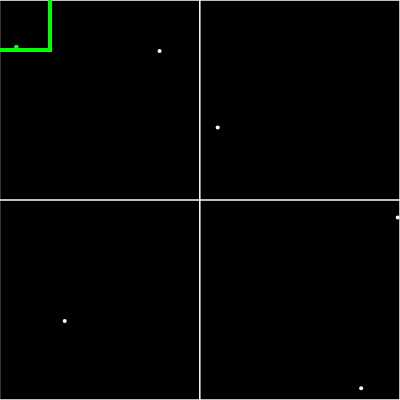
Frame 1 (no input)
Frame 60 (no input): identical to frame 1, image omitted
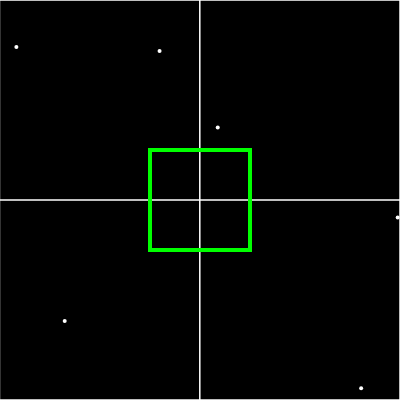
Frame 120 (the mouse pressed at the canvas centre since frame 60)

The p5.js sketch that drew these frames (run headless with seeded random() and noise() and a simulated clock; from frame 60 on, the mouse is pressed at the canvas centre):

// p5.js sketch
// ── sketch.js
let qt;
let count = 0;

function setup () {
createCanvas (400 ,400) ;

// centre point and half of width and height
let boundary = new Rectangle (200 ,200 ,200 ,200) ;

 // each leave just could have 4 elements
qt = new QuadTree ( boundary , 4) ;

console.log (qt);
for (let i=0; i < 6; i ++) {
let p = new Point ( Math.random () * 400 , Math.random () * 400) ;
qt.insert (p);
}

background (0) ;
qt.show () ;
}

/*
function draw () {
background (0) ;
if ( mouseIsPressed ) {
for (let i = 0; i < 1; i ++) {
let m = new Point ( mouseX + random (-5 ,5) , mouseY + random (-5 ,5) );
qt.insert (m)
}
}
background (0) ;
qt.show () ;
}

*/

function draw () {
background (0) ;
qt.show () ;

stroke (0 ,255 ,0) ;
rectMode ( CENTER );
let range = new Rectangle ( mouseX ,mouseY ,50 ,50)
rect ( range.x , range.y , range.w *2 , range.h *2) ;
let points = [];
qt.query (range , points );

for (let p of points ){
strokeWeight (4) ;
point (p.x , p.y );
}
}
// ── main.html
<html >
<head >
<title > QuadTree </title >
<script src= " p5.min.js "> </script >
<script src= " quadtree.js "> </script >
<script src= " sketch.js "> </script >
</head >
<body >
</body >
</html >
// ── quadtree.js
class Point {
constructor (x, y, userData ){
this.x = x;
this.y = y;
this.userData = userData;
}
}
class Rectangle {
 constructor (x, y, w, h) {
 this.x = x; // center
 this.y = y;
 this.w = w; // half width
 this.h = h; // half height
 }
  // verifica si este objeto contiene un objeto Punto
 contains ( point ){
 
    return (
      point.x >= this.x - this.w &&
      point.x < this.x + this.w &&
      point.y >= this.y - this.h &&
      point.y < this.y + this.h
    );


 }

 // verifica si este objeto se intersecta con otro objeto Rectangle
 intersects ( range ) {// es de tipo rectangulo 
    return !(
      range.x - range.w > this.x + this.w ||
      range.x + range.w < this.x - this.w ||
      range.y - range.h > this.y + this.h ||
      range.y + range.h < this.y - this.h
    );
  }

 }
 
class QuadTree {
constructor ( boundary , n){
this.boundary = boundary; // Rectangle
this.capacity = n; // capacidad maxima de cada cuadrante
this.points = []; // vector , almacena los puntos a almacenar
this.divided = false;
}

// divide el quadtree en 4 quadtrees
subdivide () {
 // Algoritmo
 // 1: Crear 4 hijos: qt_northeast , qt_northwest , qt_southeast ,

 // 2: Asignar los QuadTree creados a cada hijo
// this.northeast = qt_northeast;
// this.northwest = qt_northwest;
// this.southeast = qt_southeast;
// this.southwest = qt_southwest;

// 3.- Hacer: this.divided <- true
    let x = this.boundary.x;
    let y = this.boundary.y;
    let w = this.boundary.w;
    let h = this.boundary.h;
    let ne = new Rectangle(x + w / 2, y - h / 2, w / 2, h / 2);
    this.northeast = new QuadTree(ne, this.capacity);
    let nw = new Rectangle(x - w / 2, y - h / 2, w / 2, h / 2);
    this.northwest = new QuadTree(nw, this.capacity);
    let se = new Rectangle(x + w / 2, y + h / 2, w / 2, h / 2);
    this.southeast = new QuadTree(se, this.capacity);
    let sw = new Rectangle(x - w / 2, y + h / 2, w / 2, h / 2);
    this.southwest = new QuadTree(sw, this.capacity);
    this.divided = true;



}

insert ( point ){
// Algoritmo
// 1: Si el punto no esta en los limites ( boundary ) del quadtree Return

// 2: Si ( this.points.length ) < ( this.capacity ),
// 2.1 Insertamos en el vector this.points
// Sino
// 2.2 Dividimos si aun no ha sido dividido
// 2.3 Insertamos recursivamente en los 4 hijos.
// this.northeast.insert ( point );
// this.northwest.insert ( point );
// this.southeast.insert ( point );
// this.southwest.insert ( point );

    if (!this.boundary.contains(point)) {
      return false;
    }

    if (this.points.length < this.capacity) {
      this.points.push(point);
      return true;
    } else {
      if (!this.divided) {
        this.subdivide();
      }
      if (this.northeast.insert(point)) {
        return true;
      } else if (this.northwest.insert(point)) {
        return true;
      } else if (this.southeast.insert(point)) {
        return true;
      } else if (this.southwest.insert(point)) {
        return true;
      }
    }


}


query (range , found ){

    if (!found) {
      found = [];
    }
    if (!this.boundary.intersects(range)) {
      return;
    } else {
      for (let p of this.points) {
        if (range.contains(p)) {
          found.push(p);
        }
      }
      if (this.divided) {
        this.northwest.query(range, found);
        this.northeast.query(range, found);
        this.southwest.query(range, found);
        this.southeast.query(range, found);
      }
    }
    return found;



}




show () {
stroke (255) ;
strokeWeight (1) ;
noFill () ;
rectMode ( CENTER );
rect ( this.boundary.x , this.boundary.y , this.boundary.w *2 , this.boundary.h*2) ;
if( this.divided ) {
this.northeast.show () ;
this.northwest.show () ;
this.southeast.show () ;
this.southwest.show () ;
}

for (let p of this.points ){
strokeWeight (4) ;
point (p.x , p.y );
}
}
}
